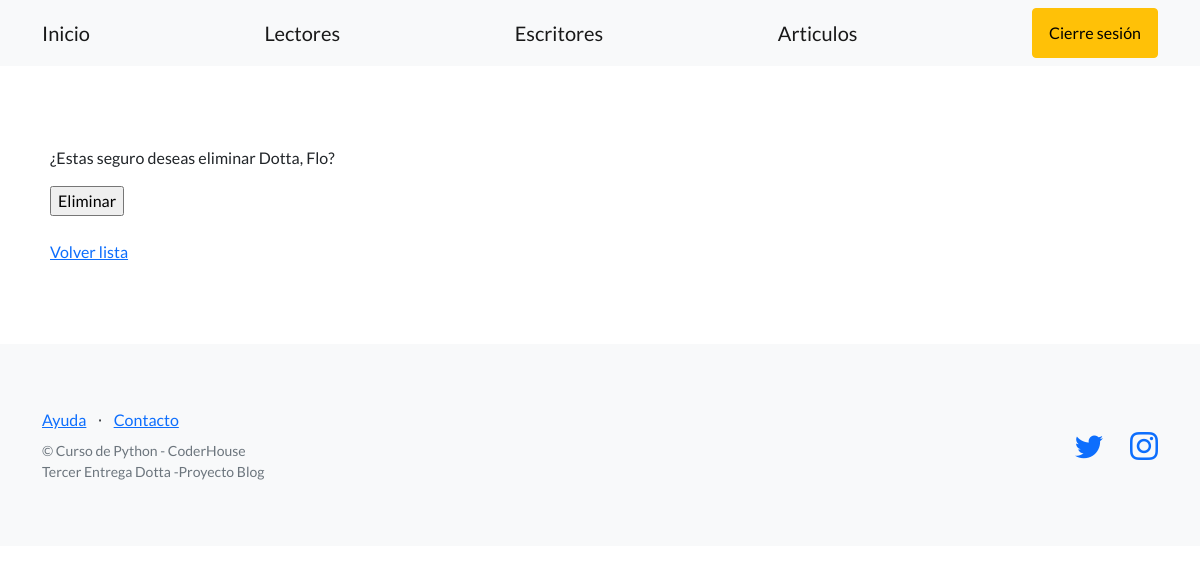
The page /usuarios/eliminar-lector/1/ (signed in) on the database as committed earlier.
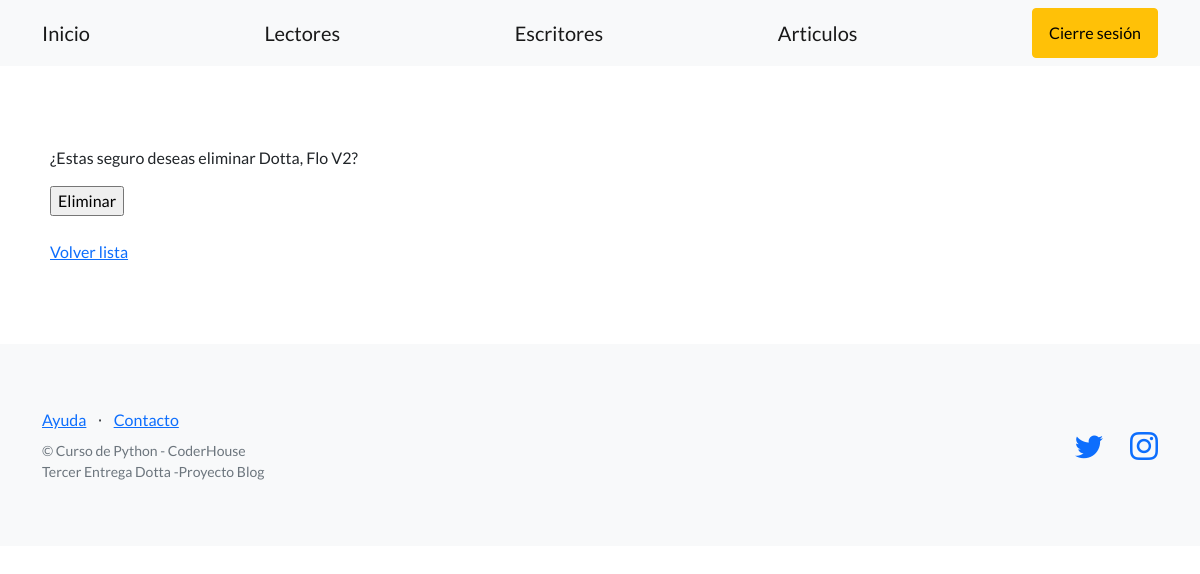
The same page on the database as committed later.
### control_usuarios/models.py (models this page shows)
class Lector(models.Model):
    apellido = models.CharField(max_length=256)
    nombre = models.CharField(max_length=256)
    email = models.EmailField(blank=True)
    fecha_nacimiento = models.DateField(null=True)
    def __str__(self):
        return f"{self.apellido}, {self.nombre}"

### control_usuarios/views.py (the view)
# urls.py: path("eliminar-lector/<int:pk>/",LectorDeleteView.as_view(),name="eliminar_lector")
class LectorDeleteView(LoginRequiredMixin, DeleteView):
    model = Lector
    success_url = reverse_lazy('lista_lectores')

### control_usuarios/templates/control_usuarios/lector_confirm_delete.html (shortened to what this page needs)
{% extends "control_usuarios/base.html" %}
{% block contenido %}
<form method="post">
  <p>¿Estas seguro deseas eliminar {{object}}?</p>
  <input type="submit" value="Eliminar" />
</form>
<br>
<a href="{% url 'lista_lectores' %}">Volver lista</a>
{% endblock contenido %}

Rows that differ between the two databases and show on the page:
changed Lector: apellido+nombre "Dotta, Flo" → "Dotta, Flo V2"
